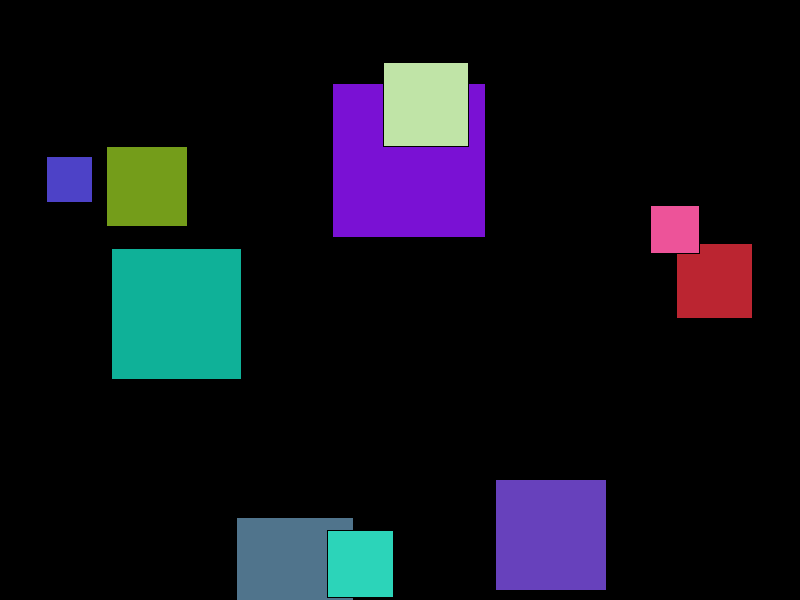
Frame 1 (no input)
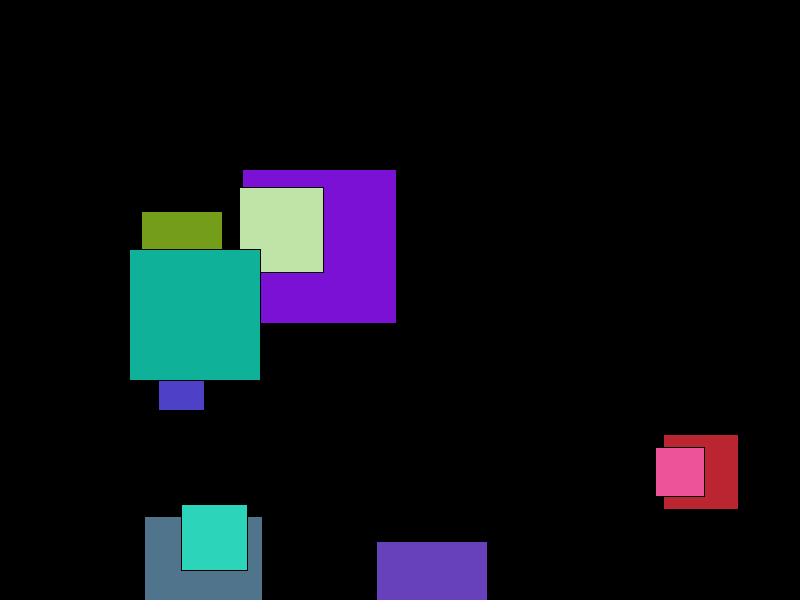
Frame 60 (the mouse pressed at the canvas centre just before this capture)
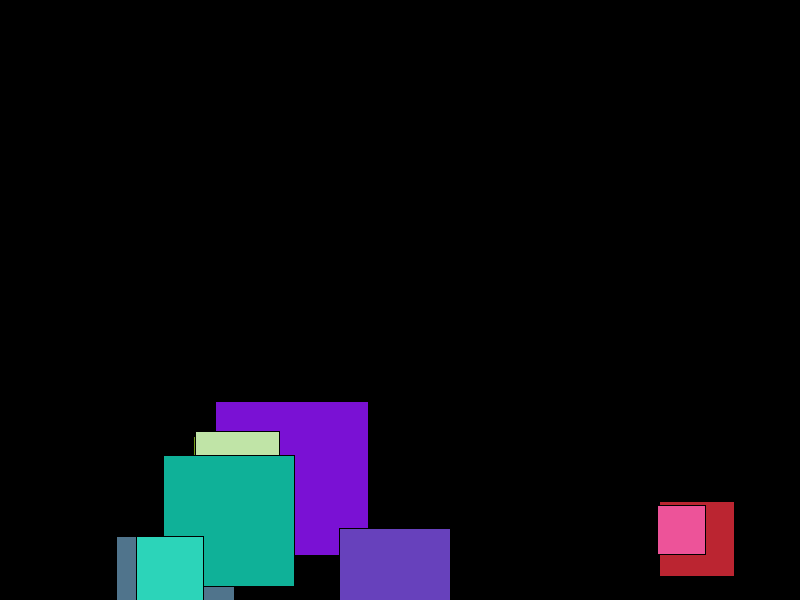
Frame 120 (the mouse held since frame 60 and released just before this capture)

The Processing sketch that drew these frames (run headless with seeded random() and noise(); from frame 60 on, the mouse is pressed at the canvas centre):

// Processing sketch: Bouncing_Squares_with_Space_Bar
// ── Bouncing_Squares_with_Space_Bar.pde


ArrayList<Square> squares;


void setup()
{
  size(800, 600);
  squares = new ArrayList<Square>();
  
  for (int i=0; i<10; i++)
    squares.add(new Square());
}




void draw()
{
  background(0);
  
  for (Square s : squares)
    s.display();
  
}

void draw100(){
  for(int i = 0; i<100; i++)
  squares.add(new Square());
}



void keyPressed()
{
   if (key == ' ')
   {
     draw100();
     for (Square s : squares)
      {
        PVector force = PVector.random2D();
        force.setMag(random(5, 10));
        s.push(force); 
       
      }
   }
   
}


class Square
{
    PVector position;
    PVector velocity;
    PVector acceleration;
    int c;
    float r;
    
    Square()
    {
        r = random(20, 80);
        position = new PVector(random(r, width-r), random(r, height-r));
        velocity = new PVector(random(-5, 5), random(-5, 5));
        acceleration = new PVector(0, .1); // gravity
        c = color(random(255), random(255), random(255));
      
    }
    
    void display()
    {
       fill(c);
       rect(position.x, position.y, r*2, r*2);
       
       position.add(velocity);
       if (acceleration != null) velocity.add(acceleration);
       
       velocity.mult(.98); // friction
       
       if (position.x < r || position.x > width-r)
         velocity.x *= -1;
         
       if (position.y < r || position.y > height-r)
         velocity.y *= -1;
    }
    
    void push(PVector force)
    {
       velocity.add(force);
    }
}
